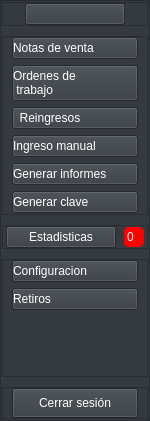
     <widget class="QFrame" name="left_menu_container">
      <property name="enabled">
       <bool>true</bool>
      </property>
      <property name="minimumSize">
       <size>
        <width>0</width>
        <height>0</height>
       </size>
      </property>
      <property name="maximumSize">
       <size>
        <width>150</width>
        <height>16777215</height>
       </size>
      </property>
      <property name="styleSheet">
       <string notr="true">*{
	/*background: qlineargradient( x1:0 y1:0, x2:1 y2:0, stop:0 #000000, stop:1 #999966);*/
 background: rgb(52,58,64);
 color: white;
}
QPushButton:hover{
	background-color: #9c9e96
}

</string>
      </property>
      <property name="frameShape">
       <enum>QFrame::StyledPanel</enum>
      </property>
      <property name="frameShadow">
       <enum>QFrame::Raised</enum>
      </property>
      <layout class="QVBoxLayout" name="verticalLayout_2">
       <property name="spacing">
        <number>10</number>
       </property>
       <property name="leftMargin">
        <number>1</number>
       </property>
       <property name="topMargin">
        <number>1</number>
       </property>
       <property name="rightMargin">
        <number>1</number>
       </property>
       <property name="bottomMargin">
        <number>1</number>
       </property>
       <item>
        <widget class="QFrame" name="arriba">
         <property name="maximumSize">
          <size>
           <width>150</width>
           <height>100</height>
          </size>
         </property>
         <property name="styleSheet">
          <string notr="true"/>
         </property>
         <property name="frameShape">
          <enum>QFrame::StyledPanel</enum>
         </property>
         <property name="frameShadow">
          <enum>QFrame::Raised</enum>
         </property>
         <layout class="QHBoxLayout" name="horizontalLayout_10">
          <property name="spacing">
           <number>2</number>
          </property>
          <property name="leftMargin">
           <number>0</number>
          </property>
          <property name="topMargin">
           <number>0</number>
          </property>
          <property name="rightMargin">
           <number>0</number>
          </property>
          <property name="bottomMargin">
           <number>0</number>
          </property>
          <item>
           <widget class="QPushButton" name="btn_menu">
            <property name="maximumSize">
             <size>
              <width>100</width>
              <height>100</height>
             </size>
            </property>
            <property name="styleSheet">
             <string notr="true"/>
            </property>
            <property name="text">
             <string notr="true"/>
            </property>
            <property name="iconSize">
             <size>
              <width>70</width>
              <height>70</height>
             </size>
            </property>
           </widget>
          </item>
         </layout>
        </widget>
       </item>
       <item>
        <widget class="QFrame" name="medio">
         <property name="sizePolicy">
          <sizepolicy hsizetype="Preferred" vsizetype="Preferred">
           <horstretch>0</horstretch>
           <verstretch>0</verstretch>
          </sizepolicy>
         </property>
         <property name="minimumSize">
          <size>
           <width>0</width>
           <height>0</height>
          </size>
         </property>
         <property name="styleSheet">
          <string notr="true">QPushButton{
/*border: transparent;
background: qlineargradient( x1:0 y1:0, x2:1 y2:0, stop:0 #00cc00, stop:1 #003300);*/
text-align:left;
}
QIcon{
text-align:left;
}</string>
         </property>
         <property name="frameShape">
          <enum>QFrame::StyledPanel</enum>
         </property>
         <property name="frameShadow">
          <enum>QFrame::Raised</enum>
         </property>
         <layout class="QVBoxLayout" name="verticalLayout_3">
          <property name="topMargin">
           <number>0</number>
          </property>
          <property name="bottomMargin">
           <number>1</number>
          </property>
          <item>
           <widget class="QPushButton" name="btn_buscar">
            <property name="styleSheet">
             <string notr="true"/>
            </property>
            <property name="text">
             <string>Notas de venta</string>
            </property>
            <property name="iconSize">
             <size>
              <width>40</width>
              <height>40</height>
             </size>
            </property>
           </widget>
          </item>
          <item>
           <widget class="QPushButton" name="btn_modificar">
            <property name="text">
             <string>Ordenes de 
 trabajo</string>
            </property>
            <property name="iconSize">
             <size>
              <width>40</width>
              <height>40</height>
             </size>
            </property>
           </widget>
          </item>
          <item>
           <widget class="QPushButton" name="btn_reingreso">
            <property name="text">
             <string>  Reingresos</string>
            </property>
            <property name="iconSize">
             <size>
              <width>40</width>
              <height>40</height>
             </size>
            </property>
           </widget>
          </item>
          <item>
           <widget class="QPushButton" name="btn_orden_manual">
            <property name="text">
             <string>Ingreso manual</string>
            </property>
            <property name="iconSize">
             <size>
              <width>40</width>
              <height>40</height>
             </size>
            </property>
           </widget>
          </item>
          <item>
           <widget class="QPushButton" name="btn_informe">
            <property name="text">
             <string>Generar informes</string>
            </property>
            <property name="iconSize">
             <size>
              <width>40</width>
              <height>40</height>
             </size>
            </property>
           </widget>
          </item>
          <item>
           <widget class="QPushButton" name="btn_generar_clave">
            <property name="text">
             <string>Generar clave</string>
            </property>
            <property name="iconSize">
             <size>
              <width>40</width>
              <height>40</height>
             </size>
            </property>
            <property name="autoDefault">
             <bool>false</bool>
            </property>
            <property name="default">
             <bool>false</bool>
            </property>
            <property name="flat">
             <bool>false</bool>
            </property>
           </widget>
          </item>
         </layout>
        </widget>
       </item>
       <item>
        <widget class="QFrame" name="frame_26">
         <property name="maximumSize">
          <size>
           <width>16777215</width>
           <height>40</height>
          </size>
         </property>
         <property name="frameShape">
          <enum>QFrame::StyledPanel</enum>
         </property>
         <property name="frameShadow">
          <enum>QFrame::Raised</enum>
         </property>
         <layout class="QHBoxLayout" name="horizontalLayout_34">
          <property name="spacing">
           <number>5</number>
          </property>
          <property name="leftMargin">
           <number>0</number>
          </property>
          <property name="topMargin">
           <number>0</number>
          </property>
          <property name="rightMargin">
           <number>0</number>
          </property>
          <property name="bottomMargin">
           <number>0</number>
          </property>
          <item>
           <widget class="QPushButton" name="btn_estadisticas">
            <property name="maximumSize">
             <size>
              <width>110</width>
              <height>16777215</height>
             </size>
            </property>
            <property name="text">
             <string>Estadisticas</string>
            </property>
            <property name="iconSize">
             <size>
              <width>30</width>
              <height>30</height>
             </size>
            </property>
            <property name="autoDefault">
             <bool>false</bool>
            </property>
            <property name="default">
             <bool>false</bool>
            </property>
            <property name="flat">
             <bool>false</bool>
            </property>
           </widget>
          </item>
          <item>
           <widget class="QPushButton" name="btn_notificacion1">
            <property name="minimumSize">
             <size>
              <width>0</width>
              <height>0</height>
             </size>
            </property>
            <property name="maximumSize">
             <size>
              <width>20</width>
              <height>20</height>
             </size>
            </property>
            <property name="styleSheet">
             <string notr="true">QPushButton{
background-color: red;
border-radius:5px;
text-align:left;
padding-left:3px;
}
</string>
            </property>
            <property name="text">
             <string>0</string>
            </property>
           </widget>
          </item>
         </layout>
        </widget>
       </item>
       <item>
        <widget class="QFrame" name="frame_5">
         <property name="sizePolicy">
          <sizepolicy hsizetype="Preferred" vsizetype="Minimum">
           <horstretch>0</horstretch>
           <verstretch>0</verstretch>
          </sizepolicy>
         </property>
         <property name="minimumSize">
          <size>
           <width>0</width>
           <height>100</height>
          </size>
         </property>
         <property name="maximumSize">
          <size>
           <width>16777215</width>
           <height>180</height>
          </size>
         </property>
         <property name="styleSheet">
          <string notr="true">QPushButton{
/*border: transparent;
background: qlineargradient( x1:0 y1:0, x2:1 y2:0, stop:0 #00cc00, stop:1 #003300);*/
text-align:left;
}
QIcon{
text-align:left;
}</string>
         </property>
         <property name="frameShape">
          <enum>QFrame::StyledPanel</enum>
         </property>
         <property name="frameShadow">
          <enum>QFrame::Raised</enum>
         </property>
         <layout class="QVBoxLayout" name="verticalLayout_21">
          <property name="topMargin">
           <number>0</number>
          </property>
          <property name="bottomMargin">
           <number>0</number>
          </property>
          <item>
           <widget class="QPushButton" name="btn_configuracion">
            <property name="styleSheet">
             <string notr="true">QPushButton::hover{
color:red;
}</string>
            </property>
            <property name="text">
             <string>Configuracion</string>
            </property>
            <property name="iconSize">
             <size>
              <width>40</width>
              <height>40</height>
             </size>
            </property>
           </widget>
          </item>
          <item>
           <widget class="QPushButton" name="btn_retiros">
            <property name="text">
             <string>Retiros</string>
            </property>
            <property name="iconSize">
             <size>
              <width>40</width>
              <height>40</height>
             </size>
            </property>
           </widget>
          </item>
          <item>
           <widget class="QPushButton" name="btn_inicio">
            <property name="minimumSize">
             <size>
              <width>0</width>
              <height>60</height>
             </size>
            </property>
            <property name="autoFillBackground">
             <bool>false</bool>
            </property>
            <property name="text">
             <string/>
            </property>
            <property name="iconSize">
             <size>
              <width>80</width>
              <height>40</height>
             </size>
            </property>
            <property name="flat">
             <bool>true</bool>
            </property>
           </widget>
          </item>
         </layout>
        </widget>
       </item>
       <item alignment="Qt::AlignBottom">
        <widget class="QFrame" name="abajo">
         <property name="maximumSize">
          <size>
           <width>16777215</width>
           <height>100</height>
          </size>
         </property>
         <property name="styleSheet">
          <string notr="true"/>
         </property>
         <property name="frameShape">
          <enum>QFrame::StyledPanel</enum>
         </property>
         <property name="frameShadow">
          <enum>QFrame::Raised</enum>
         </property>
         <layout class="QVBoxLayout" name="verticalLayout_4">
          <property name="topMargin">
           <number>0</number>
          </property>
          <property name="bottomMargin">
           <number>0</number>
          </property>
          <item>
           <widget class="QPushButton" name="btn_atras">
            <property name="minimumSize">
             <size>
              <width>0</width>
              <height>30</height>
             </size>
            </property>
            <property name="maximumSize">
             <size>
              <width>16777215</width>
              <height>30</height>
             </size>
            </property>
            <property name="text">
             <string>Cerrar sesión</string>
            </property>
            <property name="iconSize">
             <size>
              <width>40</width>
              <height>40</height>
             </size>
            </property>
           </widget>
          </item>
         </layout>
        </widget>
       </item>
      </layout>
     </widget>
